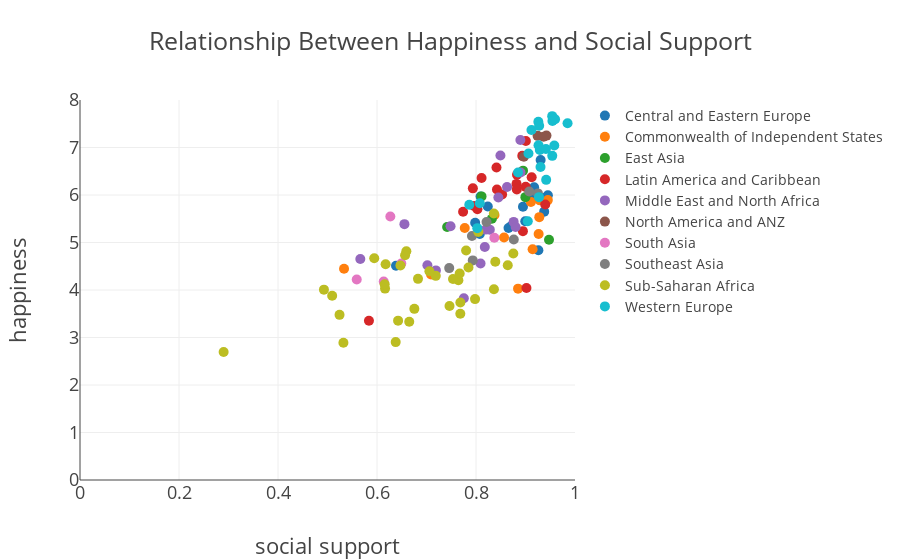

Write notebook code for a chart like this one.
### Code cell
trace = [go.Scatter(y=df_social[a + '_happiness'], x=df_social[a + '_social_support'],
                     text=df_social[a + '_country'], mode='markers', marker=dict(size=10),
                     name=a) for a in region_list]
data = trace
layout = go.Layout(title='Relationship Between Happiness and Social Support', 
                    font=dict(size=18), 
                    yaxis=dict(title='happiness', range=[0, 8]),
                    xaxis=dict(title='social support', range=[0, 1]), 
                    legend=dict(font=dict(size=14)))
fig = go.Figure(data=data, layout=layout)
offline.iplot(fig)

### Figure 1 — Plotly figure (JSON) as saved in the notebook; plotly's stock layout.template omitted (floating-point values rounded to 4 significant figures; data arrays with more than 128 entries replaced by an {"elided": "..."} marker saying what was removed)
{"data": [{"marker": {"size": 10}, "mode": "markers", "name": "Central and Eastern Europe", "text": {"elided": "142 str values"}, "type": "scatter", "uid": "364a6534-92b1-11e8-a79e-60030899ee42", "x": {"elided": "142 float values"}, "y": {"elided": "142 float values"}}, {"marker": {"size": 10}, "mode": "markers", "name": "Commonwealth of Independent States", "text": {"elided": "142 str values"}, "type": "scatter", "uid": "364a6898-92b1-11e8-85aa-60030899ee42", "x": {"elided": "142 float values"}, "y": {"elided": "142 float values"}}, {"marker": {"size": 10}, "mode": "markers", "name": "East Asia", "text": {"elided": "142 str values"}, "type": "scatter", "uid": "364a6d66-92b1-11e8-85a8-60030899ee42", "x": {"elided": "142 float values"}, "y": {"elided": "142 float values"}}, {"marker": {"size": 10}, "mode": "markers", "name": "Latin America and Caribbean", "text": {"elided": "142 str values"}, "type": "scatter", "uid": "364a7018-92b1-11e8-95e6-60030899ee42", "x": {"elided": "142 float values"}, "y": {"elided": "142 float values"}}, {"marker": {"size": 10}, "mode": "markers", "name": "Middle East and North Africa", "text": {"elided": "142 str values"}, "type": "scatter", "uid": "364a728c-92b1-11e8-b5c1-60030899ee42", "x": {"elided": "142 float values"}, "y": {"elided": "142 float values"}}, {"marker": {"size": 10}, "mode": "markers", "name": "North America and ANZ", "text": {"elided": "142 str values"}, "type": "scatter", "uid": "364a74fa-92b1-11e8-9bce-60030899ee42", "x": {"elided": "142 float values"}, "y": {"elided": "142 float values"}}, {"marker": {"size": 10}, "mode": "markers", "name": "South Asia", "text": {"elided": "142 str values"}, "type": "scatter", "uid": "364a7766-92b1-11e8-9c9f-60030899ee42", "x": {"elided": "142 float values"}, "y": {"elided": "142 float values"}}, {"marker": {"size": 10}, "mode": "markers", "name": "Southeast Asia", "text": {"elided": "142 str values"}, "type": "scatter", "uid": "364a79c8-92b1-11e8-984d-60030899ee42", "x": {"elided": "142 float values"}, "y": {"elided": "142 float values"}}, {"marker": {"size": 10}, "mode": "markers", "name": "Sub-Saharan Africa", "text": {"elided": "142 str values"}, "type": "scatter", "uid": "364a7c34-92b1-11e8-b1a5-60030899ee42", "x": {"elided": "142 float values"}, "y": {"elided": "142 float values"}}, {"marker": {"size": 10}, "mode": "markers", "name": "Western Europe", "text": {"elided": "142 str values"}, "type": "scatter", "uid": "364a7e98-92b1-11e8-b69e-60030899ee42", "x": {"elided": "142 float values"}, "y": {"elided": "142 float values"}}], "layout": {"font": {"size": 18}, "legend": {"font": {"size": 14}}, "title": "Relationship Between Happiness and Social Support", "xaxis": {"range": [0, 1], "title": "social support"}, "yaxis": {"range": [0, 8], "title": "happiness"}}}
